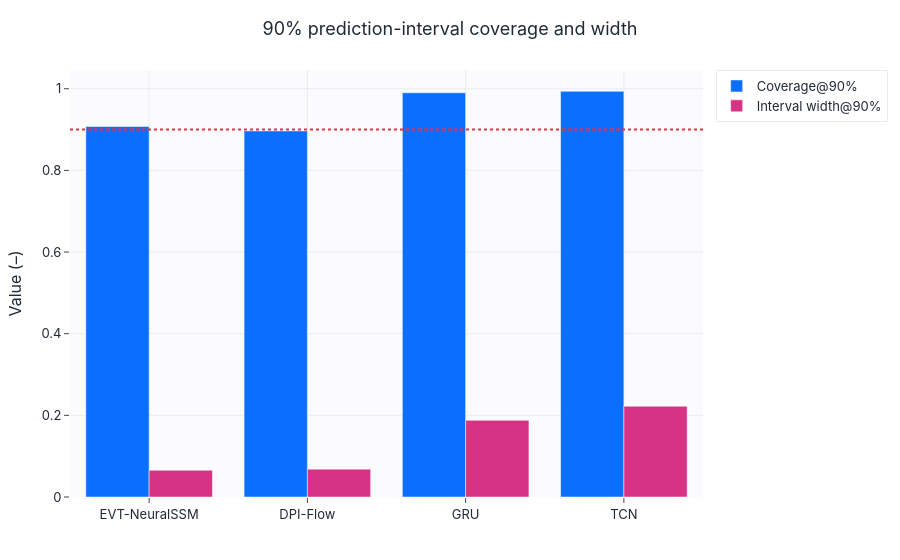

Notebook source saved alongside this figure:
### Markdown cell above
## Uncertainty: coverage and interval width

### Code cell
cov_df = leaderboard.dropna(subset=["Coverage_90"])[["model", "Coverage_90", "Interval_Width_90"]]
display(english_metric_table(cov_df).round(4))
fig = grouped_bar(cov_df["model"].tolist(),
                  {"Coverage@90%": cov_df["Coverage_90"].tolist(),
                   "Interval width@90%": cov_df["Interval_Width_90"].tolist()},
                  title="90% prediction-interval coverage and width", ylabel="Value (–)",
                  save=False, fig_id="3_1_coverage")
fig.add_hline(y=0.90, line_dash="dot", line_color="#dc3545")
from liquefaction_ai.viz import save_figure
save_figure(fig, "3_1_coverage", save=SAVE_FIGS)
fig.show()

### Figure 1 — Plotly figure (JSON) as saved in the notebook; plotly's stock layout.template omitted (floating-point values rounded to 4 significant figures)
{"data": [{"marker": {"color": "#0b6efd"}, "name": "Coverage@90%", "type": "bar", "x": ["EVT-NeuralSSM", "DPI-Flow", "GRU", "TCN"], "y": [0.9078, 0.8967, 0.9901, 0.9936]}, {"marker": {"color": "#d63384"}, "name": "Interval width@90%", "type": "bar", "x": ["EVT-NeuralSSM", "DPI-Flow", "GRU", "TCN"], "y": [0.06563, 0.06825, 0.1877, 0.2224]}], "layout": {"barmode": "group", "shapes": [{"line": {"color": "#dc3545", "dash": "dot"}, "type": "line", "x0": 0, "x1": 1, "xref": "x domain", "y0": 0.9, "y1": 0.9, "yref": "y"}], "title": {"text": "90% prediction-interval coverage and width"}, "xaxis": {"title": {"text": ""}}, "yaxis": {"title": {"text": "Value (–)"}}}}
